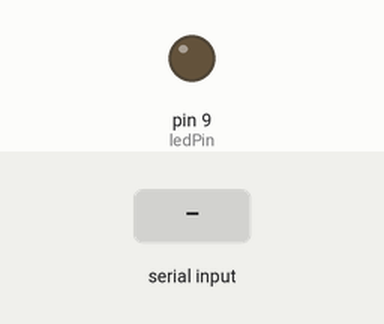
A sketch run on a simulated Arduino Uno, built with avr-gcc and run on an emulated ATmega328P. Shown: output pins drawn as LEDs (lit = HIGH). The test bench sets the inputs (shaded band).

Above: at 1.2 s.
1.3 s: "1" received over Serial
At 2.1 s:
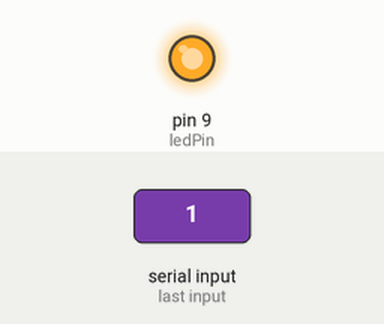
2.8 s: "0" received over Serial
At 3.3 s:
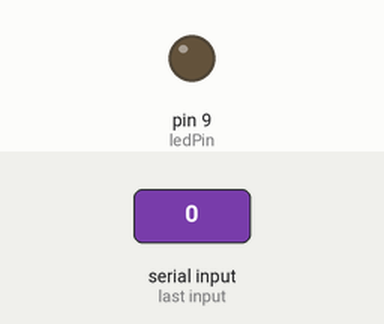
Timing chart, 0 to 5.8 s (numbered marks = the images above; inputs shaded):
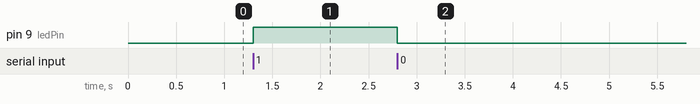

Measured:
- after the input at 1.3 s, pin 9 (ledPin): LOW → HIGH at once
- after the input at 2.8 s, pin 9 (ledPin): HIGH → LOW at once

The sketch:

ak0197_serialOkuma.ino
```cpp
/*
  BU KOD NE YAPAR?
  Bu kod, Seri Monitör'den gönderdiğin karakteri okur: '1' yazarsan 9 numaralı pindeki LED yanar,
  '0' yazarsan söner.
*/

/*
  ak0197 — Serial.read: klavyeden komutla LED
  Ne öğreneceğiz: seri port İKİ YÖNLÜ — kart şimdiye kadar hep yazdı, şimdi
    DİNLİYOR da; Serial.read() ile Seri Monitör'e yazdığın harfi okuyup LED'i ona
    göre yakıp söndürme
  Malzeme: Arduino Uno kartı, USB kablosu, Paket 5 devresindeki 4 LED'den biri
    (pin 9) — yeni jumper gerekmez
  Devre: ak0185/ak0190/ak0195'in devresi (4 LED, pin 3/5/6/9, ortak GND hattı)
    kuruluysa dokunma. Sıfırdan kuruyorsan: 1 LED (+) -> pin 9, kısa bacak (-) ->
    220 ohm direnç -> breadboard'ın ortak GND hattı -> TEK jumper ile Arduino GND.

  Şimdilik kara kutu (sonra açacağız):
    void   -> "fonksiyon" konusunda açılacak
    OUTPUT -> buton dersinde (ünite 2), INPUT ile birlikte açılacak
  Bunlara şimdilik dokunma, sırası gelince tek tek açacağız.

  kaynak: D:\ArduinoProjeleri\002Arduino\080bluetoothArd\080bluetoothArd.ino ->
          ..\arsiv\080bluetoothArd\080bluetoothArd.ino (KOPYALANDI, taşınmadı).
          Bluetooth modülü hiç taşınmadı, yalnız Serial.read() okuma kalıbı alındı.
          Kaynakta '0' LED'i yakıyor, '1' söndürüyordu (isimle ters, kafa
          karıştırıcı) -> burada '1' yak, '0' söndür yapıldı (sezgisel yön).
          Kaynağın "while (Serial.available() > 0)" döngüsü "if (Serial.available()
          > 0)" yapıldı — while ak0150'de açık ama tek harf okumak için daha az yeni
          şey taşıyor. "led" değişken adı "ledPin" yapıldı (projedeki adlandırma).
*/

// --- KAVRAM ---
// Serial.available(), kutuda (kartın seri tamponunda) okunmayı bekleyen bir harf
// var mı diye SORAR — varsa 0'dan büyük, yoksa 0 döner.
// Serial.read(), kutudaki BİR harfi okur; bu harfi char (tek karakter tutan bir
// kutu türü, "character") tipinde bir değişkende saklarız.
// '1' ve '0' TEK TIRNAKLIDIR — bu bir char'dır. "1" (çift tırnaklı) bir YAZI
// (String) olurdu ve char ile hiç eşleşmez.
// Aşağıda bir if'in İÇİNDE iki if daha var (iç içe if) — ak0180'de bir for'un
// içine for koymayı öğrenmiştin, burada aynı fikir if ile: dıştaki if önce
// "okunacak bir şey var mı" diye sorar, VARSA içindeki iki if hangi harf
// geldiğine ('1' mi '0' mı) bakar.
char gelenKarakter;
const int ledPin = 9; // Paket 5 devresindeki 4 LED'den biri

void setup() {
  pinMode(ledPin, OUTPUT);
  Serial.begin(9600);
}

void loop() {
  if (Serial.available() > 0) {
    gelenKarakter = Serial.read();

    if (gelenKarakter == '1') {
      digitalWrite(ledPin, HIGH);
    }

    if (gelenKarakter == '0') {
      digitalWrite(ledPin, LOW);
    }
  }
}

// --- SEN YAP ---
// 1) Seri Monitör'ü aç, hızı 9600 seç. Üstteki kutuya 1 yaz, gönder tuşuna bas
//    (ya da Enter) — pin 9'daki LED yanmalı. 0 yaz, gönder — sönmeli.
// 2) Üçüncü bir if ekle: '2' gönderilince pin 3'teki LED de yansın (pinMode'u
//    setup()'a eklemeyi unutma).
// 3) ak0185'teki ledler dizisini buraya taşı ({3, 5, 6, 9}); 'a' gönderilince
//    dizideki dört LED'in HEPSİ birden yansın (for ile, ak0185'teki gibi).
```
